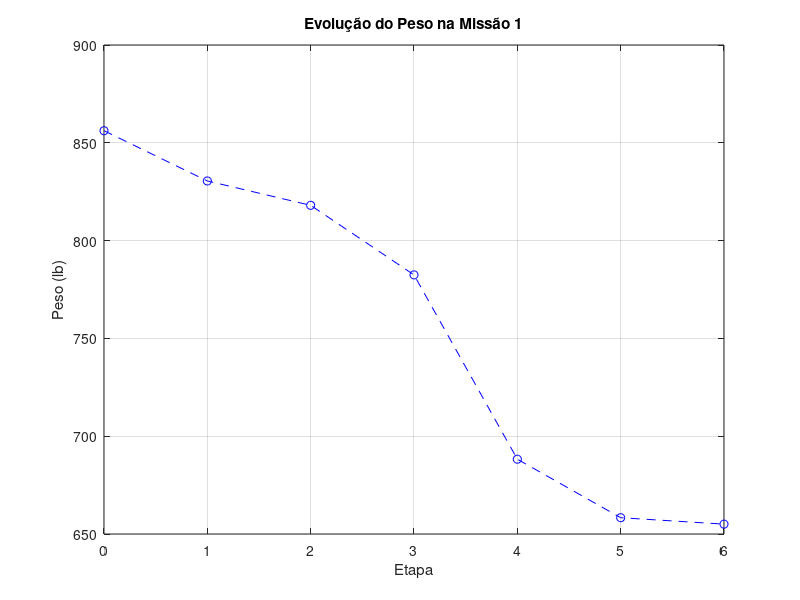

Write the MATLAB code that produced this figure.
clc
kmh_to_fts = 0.9113446583067 ;
kg_to_lb = 2.2046226218      ;
km_to_ft = 3280.84;

% --- Calculo MTOW da Missão 1 ---

% -- Considerando na missão:
% 0 - 1 Decolagem
% 1 - 2 Climb
% 2 - 3 Cruzeiro de 500 km a 250 km/h
% 3 - 4 Loiter de 2 horas
% 4 - 5 Cruzeiro de 500 km a 250 km/h
% 5 - 6 Pouso

% -- Pré-requisitos:
CP_kg = 5;
CP_lb = CP_kg * kg_to_lb ;
R_km = 500; % Alcance no cruzeiro
R_ft = R_km * km_to_ft;
Vc_kmh = 250; % Velocidade de cruzeiro
Vc_fts = Vc_kmh * kmh_to_fts;
E_h = 4; % Tempo de Loiter
E_s = E_h * 3600; %

h_m = 1000; % altitude de decolagem
l_pista = 150; % comprimento da pista
h_s = 2000; % teto de serviço

v = Vc_kmh/3.6   ; % Velocidade (m/s)
T = 275.1            ; % Temperatura do ar (K)
a = sqrt(1.4*T*287)  ;
M = v/a              ;



% -- Estimativa da aeronave:
Swet_Sref = 3.5;
LD_max = 18;
LD_c = LD_max;
LD_l = 0.866 * LD_max;

C_c_hr = 0.4; %consumo específico cruzeiro
C_c_s = C_c_hr/3600;

C_l_hr = 0.5; %consumo específico cruzeiro
C_l_s = C_l_hr/3600;

A = 1.67;
Kvs = 1;
c = -0.16;

% -- Peso Payload
Wpl = CP_lb;

% -- Peso Vazio
Kvs = 1
%WeW0 = %@(W0)  A*(W0^c) * Kvs;
We = 631.95 % valor código missão 2
% -- Peso Combustível

% W1/W0
W1W0 = 0.970

% W2/W1
W2W1 = 0.985 %1.0065 - 0.0325*M

% W3/W2
W3W2 = exp(-R_ft*C_c_s/(Vc_fts*LD_c))

% W4/W3
W4W3 = exp(-E_s*C_l_s/(LD_l))

% W5/W4
W5W4 = W3W2

% W6/W5
W6W5 = 0.995

WfW0 = 1.06*(1 - W1W0*W2W1*W3W2*W4W3*W5W4*W6W5);

% --- Resolvendo W0
R = @(W0) W0 - (Wpl + WfW0*W0 + We) ;
W0 = fzero(R, 200)

Wf = WfW0*W0


Wf = WfW0*W0
W1 = W1W0*W0
W2 = W2W1*W1
W3 = W3W2*W2
W4 = W4W3*W3
W5 = W5W4*W4
W6 = W6W5*W5
Wf/W0

x = [0,1,2,3,4,5,6];
plot(x,[W0,W1,W2,W3,W4,W5,W6], 'b--o')
grid('on')
title('Evolução do Peso na Missão 1')
xlabel('Etapa')
ylabel('Peso (lb)')
